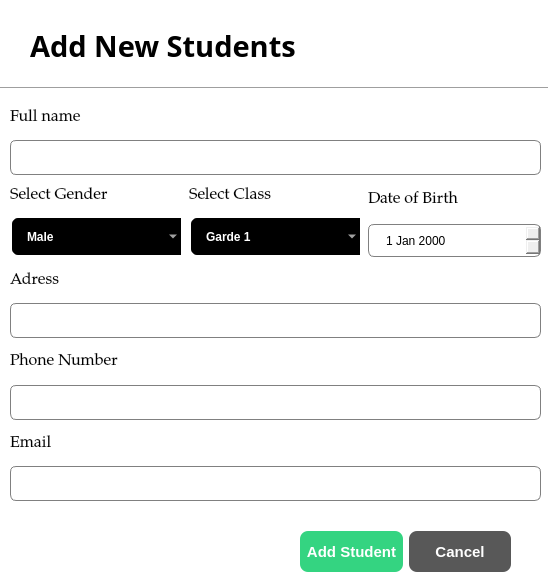
<?xml version="1.0" encoding="UTF-8"?>
<ui version="4.0">
 <class>StudentDialog</class>
 <widget class="QDialog" name="StudentDialog">
  <property name="geometry">
   <rect>
    <x>0</x>
    <y>0</y>
    <width>548</width>
    <height>584</height>
   </rect>
  </property>
  <property name="font">
   <font>
    <weight>75</weight>
    <bold>true</bold>
   </font>
  </property>
  <property name="windowTitle">
   <string>Dialog</string>
  </property>
  <property name="styleSheet">
   <string notr="true">QDialog{
	background-color:white;
}
QLineEdit{
	border:1px solid gray;
	border-radius:6px;
	padding-left:15px;
	height:35px;
}

QDateEdit{
	border:1px solid gray;
	border-radius:6px;
	padding-left:15px;
	height:31px;
}

QComboBox{
	border:2px solid white;
	border-radius:8px;
    padding:1px 18px 1px 3px;
	color:white;
	background-color:black;
	height:35px;
	padding-left:15px;
	font-weight:bold;
	selection-background-color:#298069
}
</string>
  </property>
  <widget class="Line" name="line">
   <property name="geometry">
    <rect>
     <x>0</x>
     <y>80</y>
     <width>551</width>
     <height>16</height>
    </rect>
   </property>
   <property name="orientation">
    <enum>Qt::Horizontal</enum>
   </property>
  </widget>
  <widget class="QLabel" name="label">
   <property name="geometry">
    <rect>
     <x>30</x>
     <y>30</y>
     <width>411</width>
     <height>31</height>
    </rect>
   </property>
   <property name="font">
    <font>
     <family>Segoe UI Variable Small Semibol</family>
     <pointsize>22</pointsize>
     <weight>75</weight>
     <italic>false</italic>
     <bold>true</bold>
    </font>
   </property>
   <property name="styleSheet">
    <string notr="true"/>
   </property>
   <property name="text">
    <string>Add New Students</string>
   </property>
  </widget>
  <widget class="QWidget" name="">
   <property name="geometry">
    <rect>
     <x>10</x>
     <y>100</y>
     <width>531</width>
     <height>401</height>
    </rect>
   </property>
   <layout class="QVBoxLayout" name="verticalLayout_8">
    <item>
     <layout class="QVBoxLayout" name="verticalLayout">
      <item>
       <widget class="QLabel" name="label_2">
        <property name="font">
         <font>
          <family>Palatino Linotype</family>
          <pointsize>12</pointsize>
         </font>
        </property>
        <property name="text">
         <string>Full name</string>
        </property>
       </widget>
      </item>
      <item>
       <widget class="QLineEdit" name="name_lineEdit">
        <property name="minimumSize">
         <size>
          <width>0</width>
          <height>35</height>
         </size>
        </property>
        <property name="maximumSize">
         <size>
          <width>16777215</width>
          <height>35</height>
         </size>
        </property>
       </widget>
      </item>
     </layout>
    </item>
    <item>
     <layout class="QHBoxLayout" name="horizontalLayout">
      <item>
       <layout class="QVBoxLayout" name="verticalLayout_5">
        <item>
         <widget class="QLabel" name="label_6">
          <property name="font">
           <font>
            <family>Palatino Linotype</family>
            <pointsize>12</pointsize>
           </font>
          </property>
          <property name="text">
           <string>Select Gender</string>
          </property>
         </widget>
        </item>
        <item>
         <widget class="QComboBox" name="gender_comboBox">
          <property name="font">
           <font>
            <weight>75</weight>
            <bold>true</bold>
           </font>
          </property>
          <item>
           <property name="text">
            <string>Male</string>
           </property>
          </item>
          <item>
           <property name="text">
            <string>Famale</string>
           </property>
          </item>
         </widget>
        </item>
       </layout>
      </item>
      <item>
       <layout class="QVBoxLayout" name="verticalLayout_6">
        <item>
         <widget class="QLabel" name="label_7">
          <property name="font">
           <font>
            <family>Palatino Linotype</family>
            <pointsize>12</pointsize>
           </font>
          </property>
          <property name="text">
           <string>Select Class</string>
          </property>
         </widget>
        </item>
        <item>
         <widget class="QComboBox" name="class_comboBox">
          <property name="font">
           <font>
            <weight>75</weight>
            <bold>true</bold>
           </font>
          </property>
          <item>
           <property name="text">
            <string>Garde 1</string>
           </property>
          </item>
          <item>
           <property name="text">
            <string>Garde 2</string>
           </property>
          </item>
          <item>
           <property name="text">
            <string>Garde 3</string>
           </property>
          </item>
          <item>
           <property name="text">
            <string>Garde 4</string>
           </property>
          </item>
          <item>
           <property name="text">
            <string>Garde 5</string>
           </property>
          </item>
          <item>
           <property name="text">
            <string>Garde 6</string>
           </property>
          </item>
          <item>
           <property name="text">
            <string>Garde 7</string>
           </property>
          </item>
          <item>
           <property name="text">
            <string>Garde 8</string>
           </property>
          </item>
          <item>
           <property name="text">
            <string>Garde 9</string>
           </property>
          </item>
          <item>
           <property name="text">
            <string>Garde 10</string>
           </property>
          </item>
          <item>
           <property name="text">
            <string>Garde 11</string>
           </property>
          </item>
          <item>
           <property name="text">
            <string>Garde 12</string>
           </property>
          </item>
         </widget>
        </item>
       </layout>
      </item>
      <item>
       <layout class="QVBoxLayout" name="verticalLayout_7">
        <item>
         <widget class="QLabel" name="label_8">
          <property name="font">
           <font>
            <family>Palatino Linotype</family>
            <pointsize>12</pointsize>
           </font>
          </property>
          <property name="text">
           <string>Date of Birth</string>
          </property>
         </widget>
        </item>
        <item>
         <widget class="QDateEdit" name="dob_dateEdit">
          <property name="font">
           <font>
            <weight>50</weight>
            <bold>false</bold>
           </font>
          </property>
         </widget>
        </item>
       </layout>
      </item>
     </layout>
    </item>
    <item>
     <layout class="QVBoxLayout" name="verticalLayout_3">
      <item>
       <widget class="QLabel" name="label_4">
        <property name="font">
         <font>
          <family>Palatino Linotype</family>
          <pointsize>12</pointsize>
         </font>
        </property>
        <property name="text">
         <string>Adress</string>
        </property>
       </widget>
      </item>
      <item>
       <widget class="QLineEdit" name="address_lineEdit">
        <property name="minimumSize">
         <size>
          <width>0</width>
          <height>35</height>
         </size>
        </property>
        <property name="maximumSize">
         <size>
          <width>16777215</width>
          <height>35</height>
         </size>
        </property>
       </widget>
      </item>
     </layout>
    </item>
    <item>
     <layout class="QVBoxLayout" name="verticalLayout_4">
      <item>
       <widget class="QLabel" name="label_5">
        <property name="font">
         <font>
          <family>Palatino Linotype</family>
          <pointsize>12</pointsize>
         </font>
        </property>
        <property name="text">
         <string>Phone Number</string>
        </property>
       </widget>
      </item>
      <item>
       <widget class="QLineEdit" name="phone_lineEdit">
        <property name="minimumSize">
         <size>
          <width>0</width>
          <height>35</height>
         </size>
        </property>
        <property name="maximumSize">
         <size>
          <width>16777215</width>
          <height>35</height>
         </size>
        </property>
       </widget>
      </item>
     </layout>
    </item>
    <item>
     <layout class="QVBoxLayout" name="verticalLayout_2">
      <item>
       <widget class="QLabel" name="label_3">
        <property name="font">
         <font>
          <family>Palatino Linotype</family>
          <pointsize>12</pointsize>
         </font>
        </property>
        <property name="text">
         <string>Email</string>
        </property>
       </widget>
      </item>
      <item>
       <widget class="QLineEdit" name="email_lineEdit">
        <property name="minimumSize">
         <size>
          <width>0</width>
          <height>35</height>
         </size>
        </property>
        <property name="maximumSize">
         <size>
          <width>16777215</width>
          <height>35</height>
         </size>
        </property>
       </widget>
      </item>
     </layout>
    </item>
   </layout>
  </widget>
  <widget class="QWidget" name="">
   <property name="geometry">
    <rect>
     <x>300</x>
     <y>530</y>
     <width>211</width>
     <height>43</height>
    </rect>
   </property>
   <layout class="QHBoxLayout" name="horizontalLayout_2">
    <item>
     <widget class="QPushButton" name="saveStudent_btn">
      <property name="minimumSize">
       <size>
        <width>0</width>
        <height>41</height>
       </size>
      </property>
      <property name="maximumSize">
       <size>
        <width>16777215</width>
        <height>16777215</height>
       </size>
      </property>
      <property name="font">
       <font>
        <pointsize>-1</pointsize>
        <weight>75</weight>
        <bold>true</bold>
       </font>
      </property>
      <property name="styleSheet">
       <string notr="true">QPushButton{
	background-color:#34d481;
	color:white;
	border:none;
	border-radius:8px;
	font-weight:bold;
	font-size:15px;
}</string>
      </property>
      <property name="text">
       <string>Add Student</string>
      </property>
     </widget>
    </item>
    <item>
     <widget class="QPushButton" name="cancel_btn">
      <property name="minimumSize">
       <size>
        <width>0</width>
        <height>41</height>
       </size>
      </property>
      <property name="maximumSize">
       <size>
        <width>16777215</width>
        <height>16777215</height>
       </size>
      </property>
      <property name="font">
       <font>
        <pointsize>-1</pointsize>
        <weight>75</weight>
        <bold>true</bold>
       </font>
      </property>
      <property name="styleSheet">
       <string notr="true">QPushButton{
	background-color:#585858;
	color:white;
	border:none;
	border-radius:8px;
	font-weight:bold;
	font-size:15px;
}</string>
      </property>
      <property name="text">
       <string>Cancel</string>
      </property>
     </widget>
    </item>
   </layout>
  </widget>
 </widget>
 <resources/>
 <connections/>
</ui>
